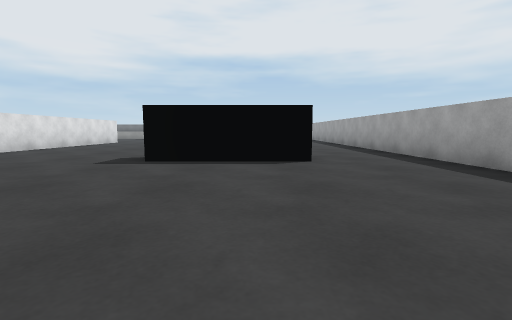
View 1 (above)

17 first-person views from a walk through a scene from a Unity 3-D project. The camera is 0.55 m above the floor, tilts 6° down and sees 85° across. The floor is counted in squares, 1 m on a side. Each view is taken from the middle of a square. On the plan, view 1 faces up. The plan holds only what a view shows up to about 9 squares ahead; the rest is blank. Surface patterns are stand-ins for the level's own textures.

View 2
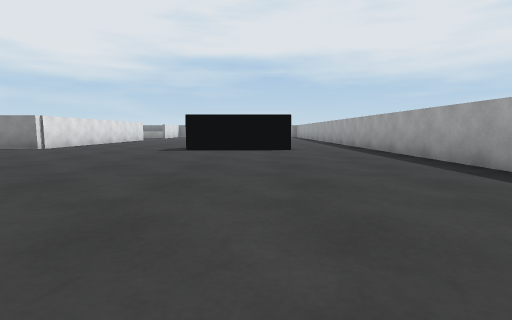

View 3
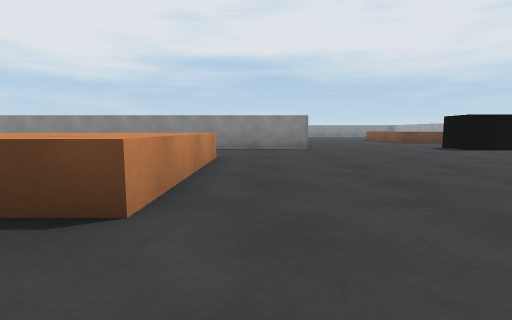

View 4
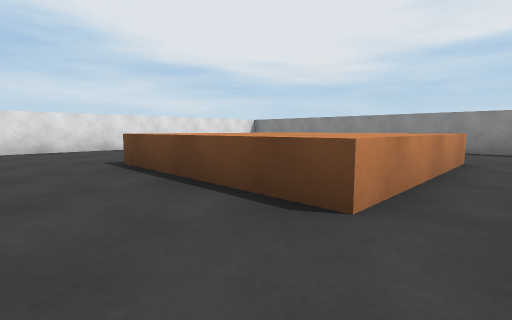

View 5
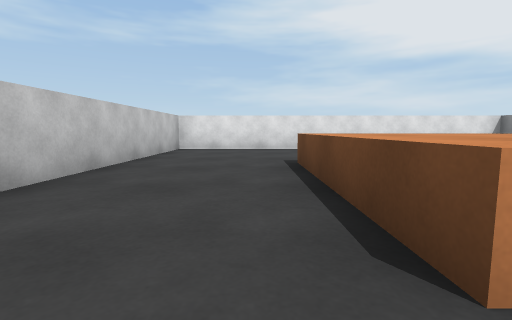

View 6
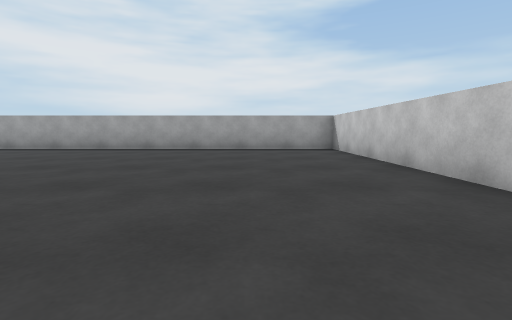

View 7
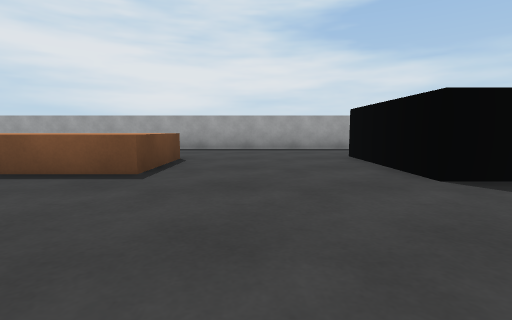

View 8
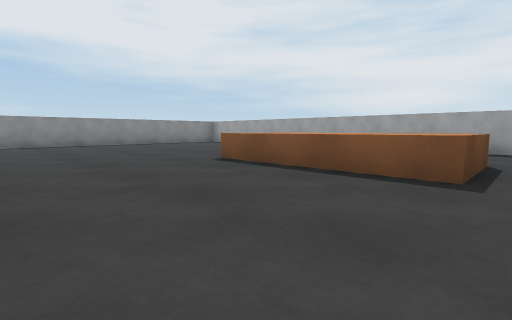

View 9
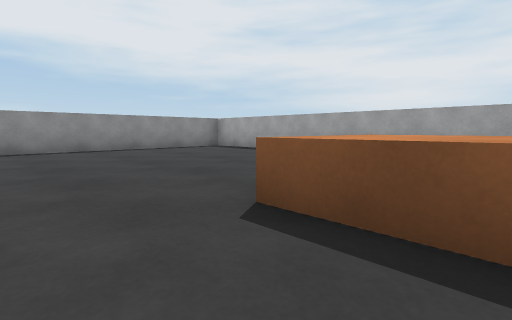

View 10
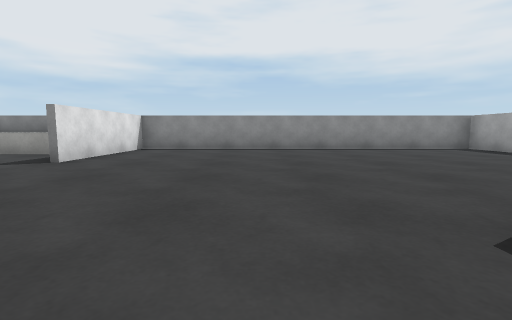

View 11
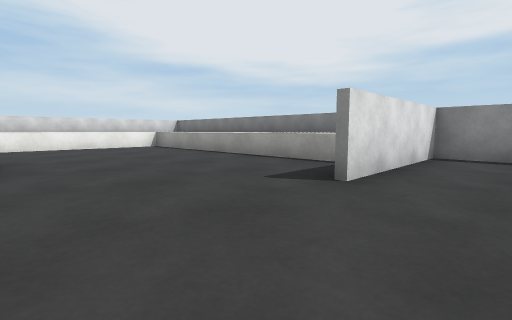

View 12
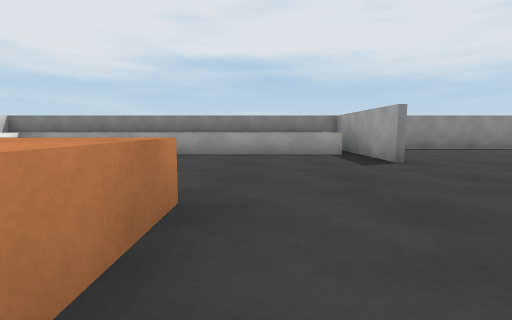

View 13
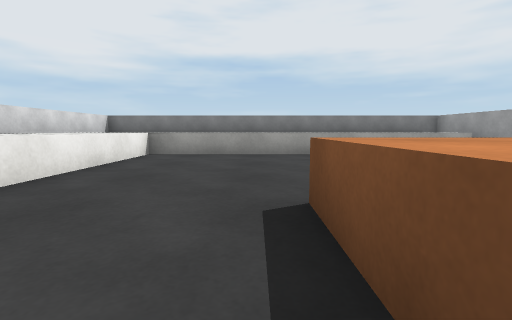

View 14
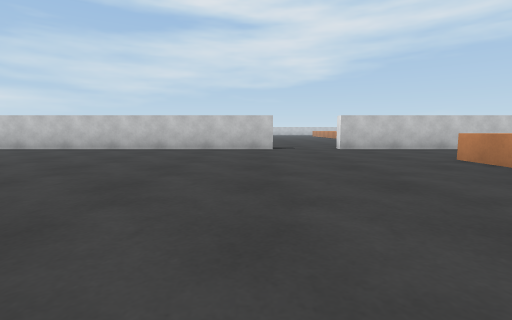

View 15
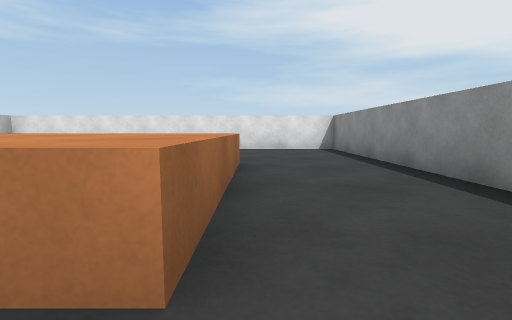

View 16
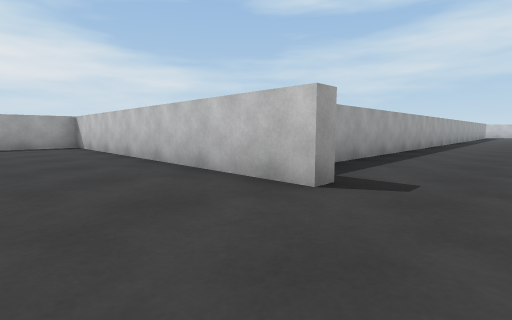

View 17
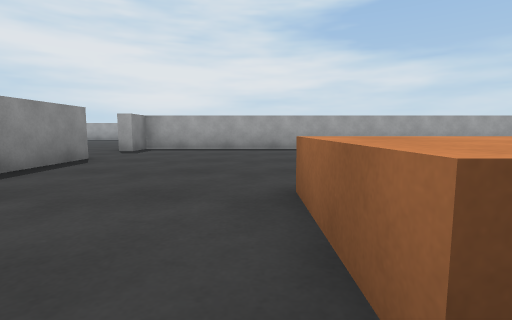

### Floor plan
Key: @ floor where view 1 was taken; # wall or solid block; . floor; ^ raised ledge.
Columns run from 17 left of view 1 to 4 right of it. Each row starts with its distance up from view 1.
 21  #####################
 20  ^^^^^^^^^#..........#
 19  ^^^^^^^^^#..........#
 18  ^^.......#..........#
 17 #^^.......#......... #
 16 # ^................  #
 15 #^^...............   #
 14   ^...^^.........    #
 13     ..^^..  ....^^   #
 12      .  .   ....^^   #
 11             ....^^   #
 10             ....^^...#
  9           #..........#
  8           #..........#
  7           #..........#
  6 ###########....####..#
  5 #..............####..#
  4 #....................#
  3 #....................#
  2 #   .^^^^............#
  1 #    ^^^^............#
  0 #.  .^^^^........@...#
 -1 #....^^^^............#
 -2 #....................#
 -3 #....................#
 -4 #....................#
 -5 ##########..##########
 -6       ......#
 -7      .......#
 -8     ........#
 -9      ^^ ....#
-10       ^   ..#
-11           ..#
-12            .#
-13            .#
-14            .#
-15             #
-16             #

Where each view was taken, in squares from view 1:
view 1: 0 up, 0 right, facing up
view 2: 3 down, 0 right, facing up
view 3: 3 down, 8 left, facing up
view 4: 3 down, 8 left, facing up-left
view 5: 2 down, 8 left, facing left
view 6: 2 down, 5 left, facing right
view 7: 8 up, 5 left, facing right
view 8: 9 up, 5 left, facing up-right
view 9: 12 up, 3 left, facing up-right
view 10: 12 up, 3 left, facing up
view 11: 14 up, 5 left, facing up-left
view 12: 12 up, 9 left, facing up
view 13: 12 up, 12 left, facing up
view 14: 4 up, 5 left, facing down
view 15: 3 up, 8 left, facing left
view 16: 2 down, 7 left, facing down-right
view 17: 8 down, 13 left, facing right
